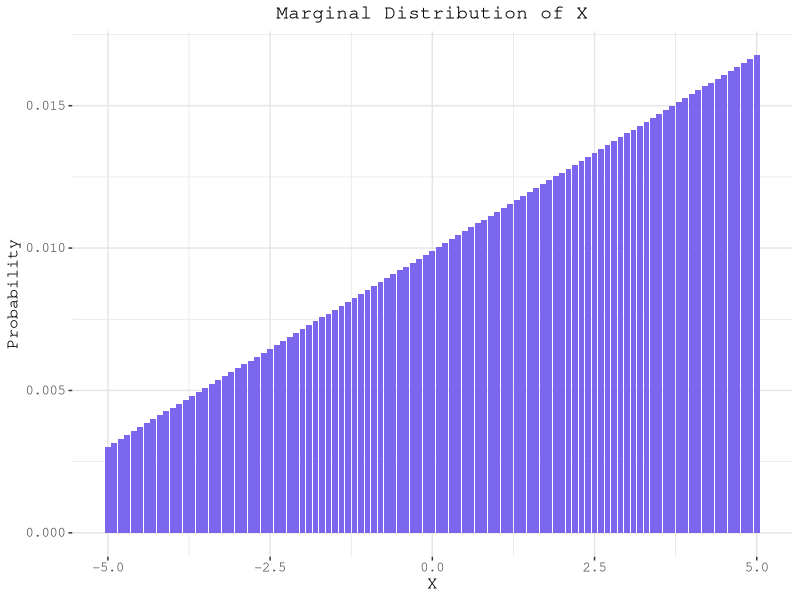
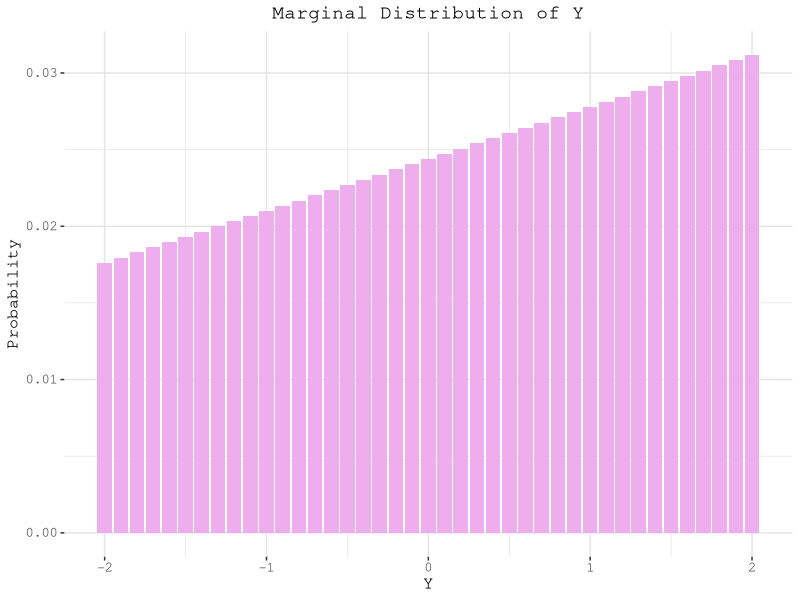
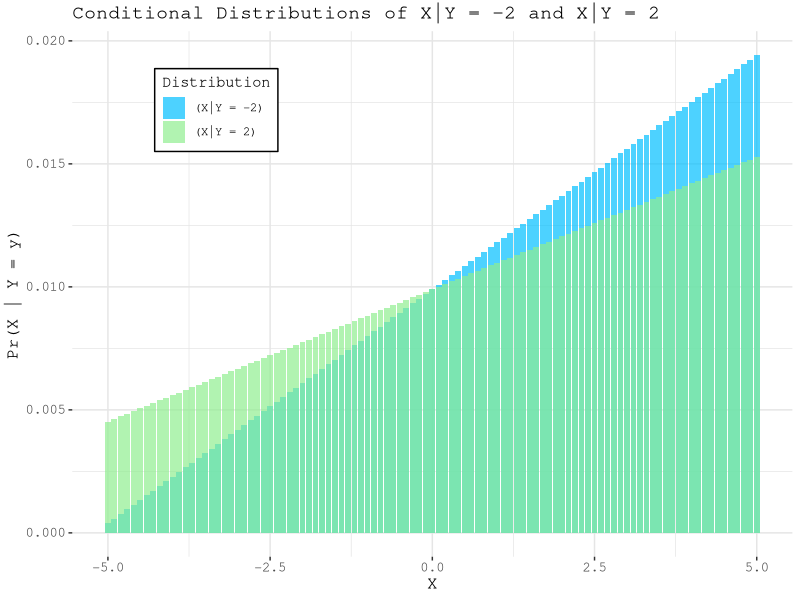

Here is the R script that generated these plots, in order:
# ECON 21020 PSET 1
# Danielle Guo
# 4/1/2026

library(ggplot2)
library(ggthemes)
rm(list = ls())

# QUESTION 10:
  # For the discrete joint distribution of (X, Y) given by 
  # X ∈ {−5, −4.9, . − 4.8, ..., 4.8, 4.9, 5}, Y ∈ {−2, −1.9, . − 1.8, ..., 1.8, 1.9, 2}. 
  # There are 101 possible values for X, and 41 for Y. The probability of point (x_i, y_j ) 
  # (corresponding to the i and jth elements of X and Y respectively)
  # p(x_i, y_j) = (i + j)/(sum(outer(1:101, 1:41, "+")))

### (A) Plot the marginal distributions of X and Y ###

#Assigning x and y R.V.s & creating lists to hold the values of the marginal distributions of X and Y.
xvalues = seq(-5, 5, length.out = 101)
yvalues = seq(-2, 2, length.out = 41)
ymargdist <- list()
xmargdist <- list()

#For each i, summing over all j to get the marginal distribution of x.
for (i in 1:101) {
  temp <- 0
  for (j in 1:41) {
    temp <- temp + ((i + j)/(sum(outer(1:101, 1:41, "+"))))
  }
  xmargdist[[i]] <- temp
}

#For each j, summing over all i to get the marginal distribution of Y.
for (j in 1:41) {
  temp <- 0
  for (i in 1:101) {
    temp <- temp + ((i + j)/(sum(outer(1:101, 1:41, "+"))))
  }
  ymargdist[[j]] <- temp
}

#Plotting marginal distribution of X.
df_x <- data.frame(
  x_x = xvalues,
  y_x = unlist(xmargdist)
)
ggplot(df_x, aes(x = x_x, y = y_x)) +
  geom_bar(stat = "identity", fill = "slateblue2") +
  labs(title = "Marginal Distribution of X", x = "X", y = "Probability") +
  theme(
    panel.background = element_rect(fill = "white"),
    plot.background  = element_rect(fill = "white"),
    panel.grid = element_line(color = "grey90"),
    text = element_text(family = "mono"),
    plot.title = element_text(family = "mono", size = 14, hjust = 0.5),
    axis.title = element_text(family = "mono", size = 12),
    axis.text = element_text(family = "mono", size = 10))


#Plotting marginal distribution of Y.
df_y <- data.frame(
  x_y = yvalues,
  y_y = unlist(ymargdist)
)
ggplot(df_y, aes(x = x_y, y = y_y)) +
  geom_bar(stat = "identity", fill = "plum2") +
  labs(title = "Marginal Distribution of Y", x = "Y", y = "Probability") +
  theme(
    panel.background = element_rect(fill = "white"),
    plot.background  = element_rect(fill = "white"),
    panel.grid = element_line(color = "grey90"),
    text = element_text(family = "mono"),
    plot.title = element_text(family = "mono", size = 14, hjust = 0.5),
    axis.title = element_text(family = "mono", size = 12),
    axis.text = element_text(family = "mono", size = 10))

###(B) On the same figure, plot two conditional distributions when Y = −2 and Y = 2.###

#For each i, determining conditional probability given that Y = -2.
condist_yneg2 <- list()
for (i in 1:101) {
  temp_c1 = 0
  j = 1
  temp_c1 <- temp_c1 + ((i + j)/(sum(outer(1:101, 1:41, "+"))))/ymargdist[[j]]
  condist_yneg2[[i]] <- temp_c1
}

#For each i, determining conditional probability given that Y = 2
condist_y2 <- list()
for (i in 1:101) {
  temp_c2 = 0
  j = 41
  temp_c2 <- temp_c2 + ((i + j)/(sum(outer(1:101, 1:41, "+"))))/ymargdist[[j]]
  condist_y2[[i]] <- temp_c2
}

#Plotting conditional distributions of X|Y = -2 and X|Y = 2.
df_yneg2 <- data.frame(
  x_neg2 = xvalues,
  y_neg2 = unlist(condist_yneg2)
)

df_y2 <- data.frame(
  x_2 = xvalues,
  y_2 = unlist(condist_y2)
)

ggplot() +
  geom_bar(data = df_yneg2, aes(x = x_neg2, y = y_neg2, fill = "(X|Y = -2)"), stat = "identity", alpha = 0.7) +
  geom_bar(data = df_y2, aes(x = x_2, y = y_2, fill = "(X|Y = 2)"), stat = "identity", alpha = 0.7) +
  scale_fill_manual(values = c("(X|Y = -2)" = "deepskyblue", "(X|Y = 2)" = "lightgreen")) +
  labs(title = "Conditional Distributions of X|Y = -2 and X|Y = 2", x = "X", y = "Pr(X | Y = y)", fill = "Distribution") +
  theme(
    panel.background = element_rect(fill = "white"),
    plot.background  = element_rect(fill = "white"),
    panel.grid = element_line(color = "grey90"),
    legend.background = element_rect(color = "black"),
    legend.position = c(0.2, 0.85),
    text = element_text(family = "mono"), 
    plot.title = element_text(family = "mono", size = 14),
    axis.title = element_text(family = "mono", size = 12),
    axis.text = element_text(family = "mono", size = 10))
